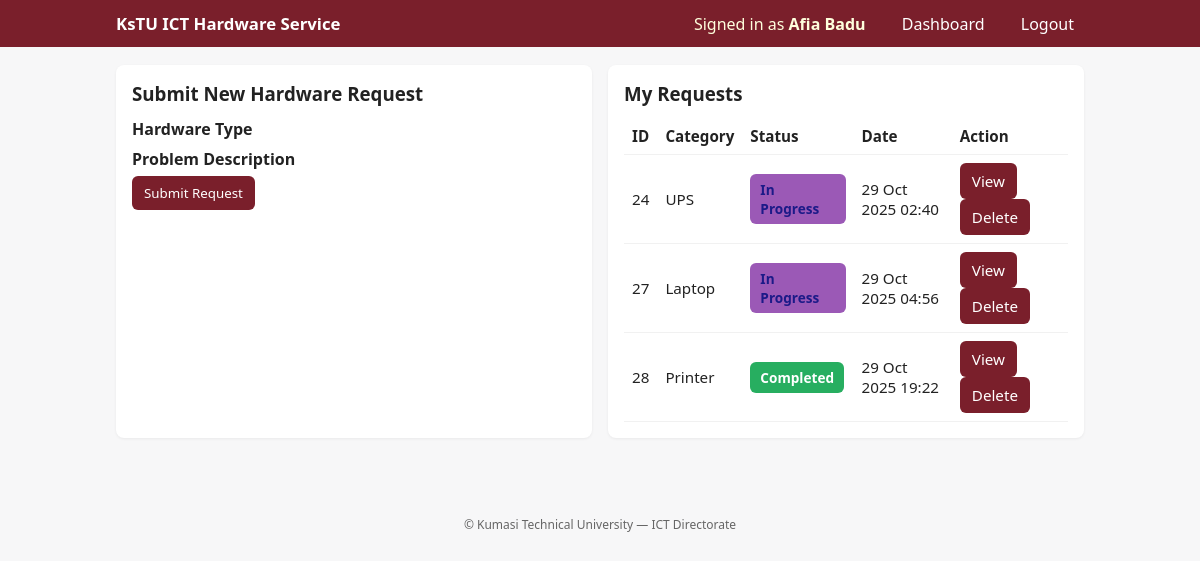
The app's page /dashboard/ (signed in) with its own data.
### hardware/models.py (models this page shows, shortened)
class ServiceRequest(models.Model):
    CATEGORY_CHOICES = [
        ('Desktop', 'Desktop'),
        ('Laptop', 'Laptop'),
        ('Printer', 'Printer'),
        ('Photocopier', 'Photocopier'),
        ('UPS', 'UPS'),
        ('Other', 'Other'),
    ]
    STATUS_CHOICES = [
        ('Pending', 'Pending'),
        ('Assigned', 'Assigned'),
        ('In Progress', 'In Progress'),
        ('Completed', 'Completed'),
    ]
    staff = models.ForeignKey(User, on_delete=models.CASCADE, related_name='staff_requests')
    category = models.CharField(max_length=50, choices=CATEGORY_CHOICES)
    description = models.TextField()
    date_requested = models.DateTimeField(auto_now_add=True)
    status = models.CharField(max_length=20, choices=STATUS_CHOICES, default='Pending')
    assigned_to = models.ForeignKey(Technician, on_delete=models.SET_NULL, null=True, blank=True)

### hardware/views.py (the view)
# urls.py: path('dashboard/', views.dashboard, name='dashboard'),
@login_required
def dashboard(request):
    if hasattr(request.user, 'technician'):
        requests = ServiceRequest.objects.filter(assigned_to=request.user.technician)
        return render(request, 'technician_dashboard.html', {'requests': requests})
    elif hasattr(request.user, 'ictofficer'):
        requests = ServiceRequest.objects.all().order_by('-date_requested')
        return render(request, 'ict_officer_dashboard.html', {'requests': requests})
    else:
        requests = ServiceRequest.objects.filter(staff=request.user)
        return render(request, 'staff_dashboard.html', {'requests': requests})

### hardware/templates/staff_dashboard.html (shortened to what this page needs)
{% extends "base.html" %}
{% load static %}
{% block content %}
<div class="grid two-col">
  <section class="card">
    <h3>Submit New Hardware Request</h3>
    <form method="post" action="{% url 'create_request' %}">
      <label for="id_category">Hardware Type</label>
      <label for="id_description">Problem Description</label>
      <button type="submit" class="btn">Submit Request</button>
    </form>
  </section>
  <section class="card">
    <h3>My Requests</h3>
    <table id="requests-table" class="table">
      <thead>
        <tr>
          <th>ID</th>
          <th>Category</th>
          <th>Status</th>
          <th>Date</th>
          <th>Action</th>
        </tr>
      </thead>
      <tbody>
        {% for req in requests %}
        <tr>
          <td>{{ req.id }}</td>
          <td>{{ req.category }}</td>
          <td><span class="status {{ req.status|slugify|lower }}">{{ req.status }}</span></td>
          <td>{{ req.date_requested|date:"d M Y H:i" }}</td>
          <td>
            <a href="{% url 'request_detail' req.id %}" class="btn btn-info btn-sm">View</a>
            <a href="{% url 'delete_staff_request' req.id %}" class="btn btn-danger btn-sm"
               onclick="return confirm('Are you sure you want to delete this request?');">Delete</a>
          </td>
        </tr>
        {% empty %}
        <tr><td colspan="5">No requests yet.</td></tr>
        {% endfor %}
      </tbody>
    </table>
  </section>
</div>
{% endblock %}

### hardware/templates/base.html (shortened to what this page needs)
{% load static %}
<!DOCTYPE html>
<html lang="en">
<head>
  <link rel="stylesheet" href="{% static 'css/styles.css' %}">
</head>
<body>
  <header class="site-header">
    <div class="container header-inner">
      <div class="logo">
        <a href="{% url 'dashboard' %}">KsTU ICT Hardware Service</a>
      </div>
      <nav class="main-nav">
        {% if user.is_authenticated %}
          <span class="user-info">Signed in as <strong>{{ user.get_full_name|default:user.username }}</strong></span>
          <a class="nav-btn" href="{% url 'dashboard' %}">Dashboard</a>
          <a class="nav-btn" href="{% url 'logout' %}">Logout</a>
        {% else %}
          <a class="nav-btn" href="{% url 'login' %}">Login</a>
        {% endif %}
      </nav>
    </div>
  </header>
<main class="container">
  {% block content %}{% endblock %}
</main>
  <footer class="site-footer">
    <div class="container">
      <small>© {{ now.year }} Kumasi Technical University — ICT Directorate</small>
    </div>
  </footer>
</body>
</html>

### hardware/static/css/styles.css (style rules this page uses)
:root { --brand:#7a1f2b; --accent:#d4a017; --muted:#666; --bg:#f7f7f8; --card:#ffffff; }
* { box-sizing:border-box;font-family:system-ui,-apple-system,Segoe UI,Roboto,"Helvetica Neue",Arial; }
body { margin:0;background:var(--bg);color:#222 }
.container { max-width:1000px;margin:18px auto;padding:0 16px }
.site-header { background:var(--brand);color:white;padding:12px 0 }
.header-inner { display:flex;justify-content:space-between;align-items:center;max-width:1000px;margin:0 auto;padding:0 16px }
.logo a { color:white;text-decoration:none;font-weight:700;font-size:1.05rem }
.main-nav .nav-btn { color:white;margin-left:12px;text-decoration:none;background:transparent;padding:6px 10px;border-radius:6px }
.user-info { margin-right:10px;color:#ffd }
.site-footer { padding:14px 0;text-align:center;color:var(--muted);font-size:.9rem;margin-top:28px }
.card { background:var(--card);padding:16px;border-radius:8px;box-shadow:0 1px 3px rgba(0,0,0,0.06);margin-bottom:16px }
.grid.two-col { display:grid;grid-template-columns:1fr 1fr;gap:16px }
h2,h3 { margin:0 0 12px 0 }
label { display:block;margin:8px 0 6px;font-weight:600 }
.btn { display:inline-block;background:var(--brand);color:white;padding:8px 12px;border-radius:6px;text-decoration:none;border:none;cursor:pointer }
.table { width:100%;border-collapse:collapse;margin-top:10px }
.table th,.table td { padding:8px;border-bottom:1px solid #f1f1f1;text-align:left;font-size:.95rem }
.status { display: inline-block; padding: 6px 10px; border-radius: 6px; font-size: .85rem; font-weight: 600; color: #fff; text-transform: capitalize; }
.status.in-progress { background: #9b59b6; color: #1c1a88; }
.status.completed { background: #27ae60; }
.status.in-progress { animation: pulse 2s infinite; }

### records on screen
ServiceRequest: id "24", category "UPS", status "In Progress", date_requested "29 Oct 2025 02:40"
ServiceRequest: id "27", category "Laptop", status "In Progress", date_requested "29 Oct 2025 04:56"
ServiceRequest: id "28", category "Printer", status "Completed", date_requested "29 Oct 2025 19:22"

### other values on screen
{{ user.get_full_name|default:user.username }} "Afia Badu"
